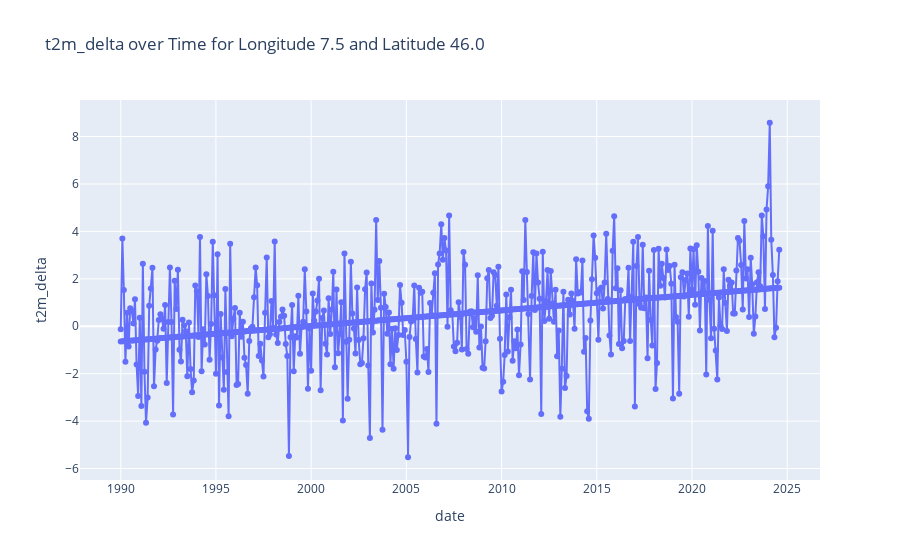

The notebook cell saved with this chart:
### Code cell
# Create the plot with a trendline
fig = px.scatter(filtered_df, x='date', y='t2m_delta', trendline='ols', title='t2m_delta over Time for Longitude 7.5 and Latitude 46.0')

# Convert scatter plot to line plot
fig.update_traces(mode='lines+markers')

fig.show()

### Figure 1 — Plotly figure (JSON) as saved in the notebook; plotly's stock layout.template omitted (floating-point values rounded to 4 significant figures; data arrays with more than 128 entries replaced by an {"elided": "..."} marker saying what was removed)
{"data": [{"hovertemplate": "date=%{x}<br>t2m_delta=%{y}<extra></extra>", "legendgroup": "", "marker": {"color": "#636efa", "symbol": "circle"}, "mode": "lines+markers", "name": "", "orientation": "v", "showlegend": false, "type": "scatter", "x": {"elided": "416 str values"}, "xaxis": "x", "y": {"elided": "416 float values"}, "yaxis": "y"}, {"hovertemplate": "<b>OLS trendline</b><br>t2m_delta = 2.07757e-09 * date + -1.95257<br>R<sup>2</sup>=0.109259<br><br>date=%{x}<br>t2m_delta=%{y} <b>(trend)</b><extra></extra>", "legendgroup": "", "marker": {"color": "#636efa", "symbol": "circle"}, "mode": "lines+markers", "name": "", "showlegend": false, "type": "scatter", "x": {"elided": "416 str values"}, "xaxis": "x", "y": {"elided": "416 float values"}, "yaxis": "y"}], "layout": {"legend": {"tracegroupgap": 0}, "title": {"text": "t2m_delta over Time for Longitude 7.5 and Latitude 46.0"}, "xaxis": {"anchor": "y", "domain": [0, 1], "title": {"text": "date"}}, "yaxis": {"anchor": "x", "domain": [0, 1], "title": {"text": "t2m_delta"}}}}
